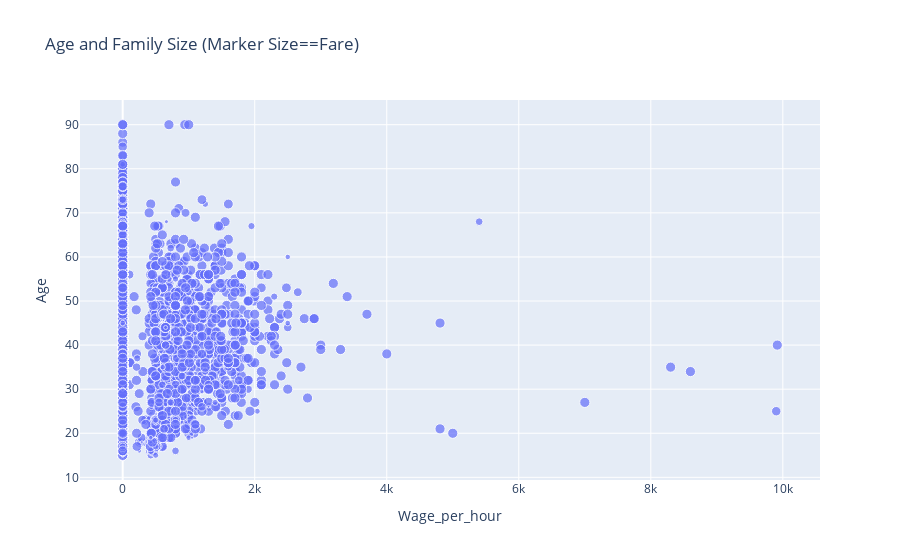

The cell this chart's notebook holds for it:
### Code cell
from plotly.graph_objs import Scatter, Layout
from plotly.graph_objs.scatter import Marker
from plotly.graph_objs.layout import XAxis, YAxis
import plotly
import numpy as np
# let's manipulate the example to serve our purposes

# limit the dataframe to 10000 values
df_limit = df.head(10000)

# plotly allows us to create JS graph elements, like a scatter object
# we put together a dictionary of plotting elements
# 'data': is the key where we place plotting elements
plotly.offline.iplot({
    'data':[
        # plot siblings and spouses versus age as scatter plot
        # and make mouseover text for if they survived
        # create markers that are sized based on the fare paid
        Scatter(x=df_limit.wage_per_hour.values+np.random.rand(*df_limit.wage_per_hour.shape)/2,
                y=df_limit.age,
                text=df_limit.income_above_limit.values.astype(str),
                marker=Marker(size=df_limit.working_week_per_year, sizemode='area', sizeref=1,),
                mode='markers')
            ],
    'layout': Layout(xaxis=XAxis(title='Wage_per_hour'),
                     yaxis=YAxis(title='Age'),
                     title='Age and Family Size (Marker Size==Fare)')
}, show_link=False)

### Figure 1 — Plotly figure (JSON) as saved in the notebook; plotly's stock layout.template omitted (floating-point values rounded to 4 significant figures; data arrays with more than 128 entries replaced by an {"elided": "..."} marker saying what was removed)
{"data": [{"marker": {"size": {"elided": "10000 int values"}, "sizemode": "area", "sizeref": 1}, "mode": "markers", "text": {"elided": "10000 str values"}, "type": "scatter", "x": {"elided": "10000 float values"}, "y": {"elided": "10000 int values"}}], "layout": {"title": {"text": "Age and Family Size (Marker Size==Fare)"}, "xaxis": {"title": {"text": "Wage_per_hour"}}, "yaxis": {"title": {"text": "Age"}}}}
